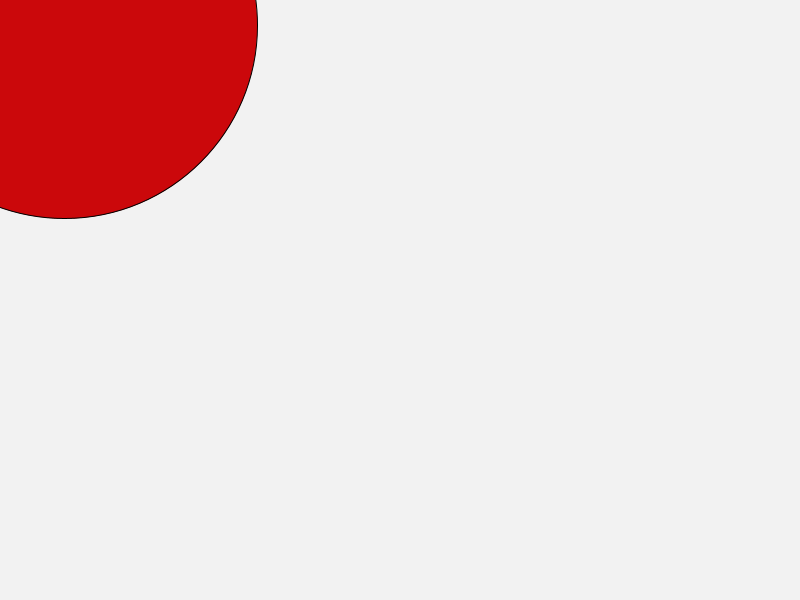
Frame 1 (no input)
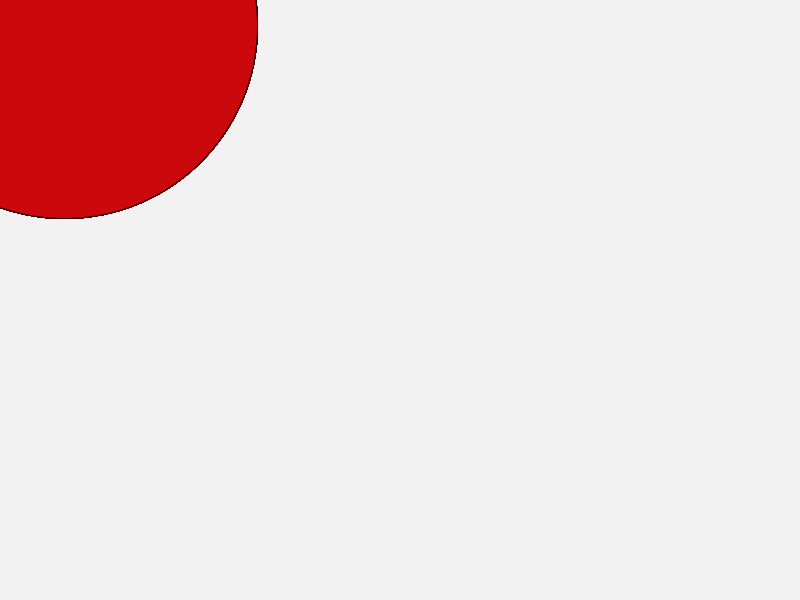
Frame 60 (the mouse pressed at the canvas centre just before this capture)
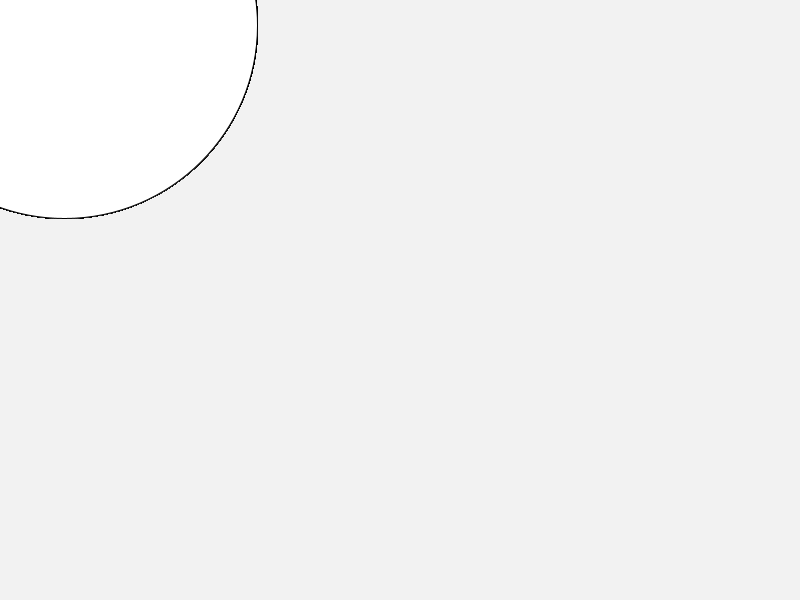
Frame 120 (the mouse held since frame 60 and released just before this capture)

The Processing sketch that drew these frames (run headless with seeded random() and noise(); from frame 60 on, the mouse is pressed at the canvas centre):

// Processing sketch: Funciones_Tarea2
// ── Funciones_Tarea2.pde
void setup() {
  size(800, 600);
  background(#F2F2F2);
}
float xc = random(width);
float yc = random(height);
float Radio = random(100,400);

void draw() {
  if (hayColision(mouseX,mouseY,xc,yc,Radio) == true) {
    fill(#CB080B);
  }
  circle(xc,yc,Radio);
  fill(#FFFFFF);
}

// ── funciones.pde
boolean hayColision(float px, float py, float cx, float cy, float r) {
r = r/2;
  float d = dist(px, py, cx, cy);
  // Funcion dist te devuelve en float la distancia
  if (d>r) {
    return(false);
  } else {
    return(true);
  }
}
